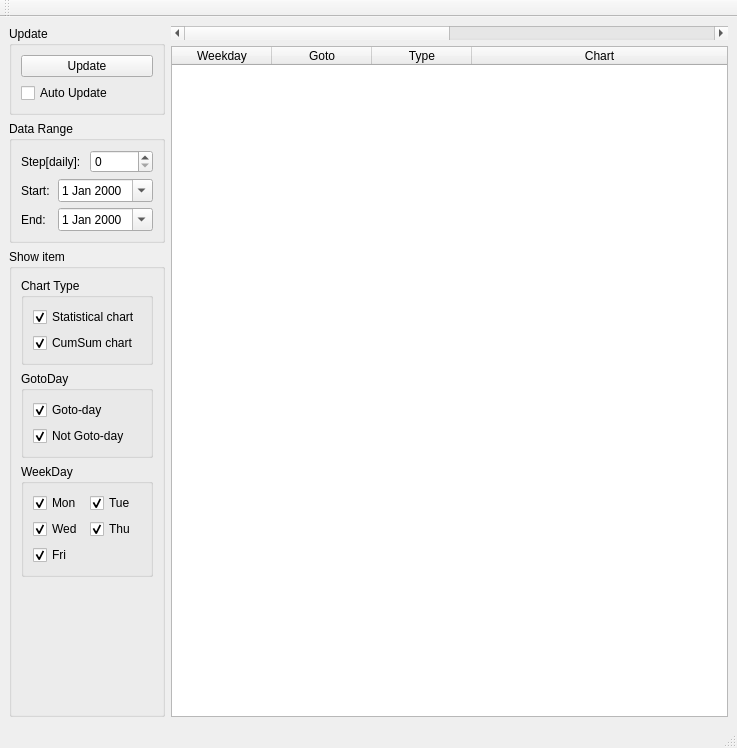
<?xml version="1.0" encoding="UTF-8"?>
<ui version="4.0">
 <class>qmainwindow</class>
 <widget class="QMainWindow" name="qmainwindow">
  <property name="geometry">
   <rect>
    <x>0</x>
    <y>0</y>
    <width>737</width>
    <height>748</height>
   </rect>
  </property>
  <property name="windowTitle">
   <string>qmainwindow</string>
  </property>
  <widget class="QWidget" name="centralwidget">
   <layout class="QHBoxLayout" name="horizontalLayout_5">
    <item>
     <layout class="QVBoxLayout" name="verticalLayout_4">
      <item>
       <widget class="QGroupBox" name="groupBox_2">
        <property name="title">
         <string>Update</string>
        </property>
        <layout class="QVBoxLayout" name="verticalLayout_2">
         <item>
          <widget class="QPushButton" name="pushButton_update">
           <property name="text">
            <string>Update</string>
           </property>
          </widget>
         </item>
         <item>
          <widget class="QCheckBox" name="checkBox_AutoUpdate">
           <property name="text">
            <string>Auto Update</string>
           </property>
          </widget>
         </item>
        </layout>
       </widget>
      </item>
      <item>
       <widget class="QGroupBox" name="groupBox">
        <property name="title">
         <string>Data Range</string>
        </property>
        <layout class="QHBoxLayout" name="horizontalLayout_4">
         <item>
          <layout class="QVBoxLayout" name="verticalLayout">
           <item>
            <layout class="QHBoxLayout" name="horizontalLayout_3">
             <item>
              <widget class="QLabel" name="label_2">
               <property name="text">
                <string>Step[daily]:</string>
               </property>
              </widget>
             </item>
             <item>
              <widget class="QSpinBox" name="spinBox_Step"/>
             </item>
            </layout>
           </item>
           <item>
            <layout class="QHBoxLayout" name="horizontalLayout_2">
             <item>
              <widget class="QLabel" name="label_3">
               <property name="text">
                <string>Start:</string>
               </property>
              </widget>
             </item>
             <item>
              <widget class="QDateEdit" name="dateEdit_lower">
               <property name="calendarPopup">
                <bool>true</bool>
               </property>
              </widget>
             </item>
            </layout>
           </item>
           <item>
            <layout class="QHBoxLayout" name="horizontalLayout">
             <item>
              <widget class="QLabel" name="label_4">
               <property name="text">
                <string>End:</string>
               </property>
              </widget>
             </item>
             <item>
              <widget class="QDateEdit" name="dateEdit_upper">
               <property name="calendarPopup">
                <bool>true</bool>
               </property>
              </widget>
             </item>
            </layout>
           </item>
          </layout>
         </item>
        </layout>
       </widget>
      </item>
      <item>
       <widget class="QGroupBox" name="groupBox_3">
        <property name="title">
         <string>Show item</string>
        </property>
        <layout class="QVBoxLayout" name="verticalLayout_3">
         <item>
          <widget class="QGroupBox" name="groupBox_4">
           <property name="title">
            <string>Chart Type</string>
           </property>
           <layout class="QVBoxLayout" name="verticalLayout_6">
            <item>
             <widget class="QCheckBox" name="checkBox_ChartTyp_stat">
              <property name="text">
               <string>Statistical chart</string>
              </property>
              <property name="checked">
               <bool>true</bool>
              </property>
             </widget>
            </item>
            <item>
             <widget class="QCheckBox" name="checkBox_ChartTyp_cumsum">
              <property name="text">
               <string>CumSum chart</string>
              </property>
              <property name="checked">
               <bool>true</bool>
              </property>
             </widget>
            </item>
           </layout>
          </widget>
         </item>
         <item>
          <widget class="QGroupBox" name="groupBox_6">
           <property name="title">
            <string>GotoDay</string>
           </property>
           <layout class="QGridLayout" name="gridLayout_2">
            <item row="0" column="0">
             <widget class="QCheckBox" name="checkBox_GotoDay_true">
              <property name="text">
               <string>Goto-day</string>
              </property>
              <property name="checked">
               <bool>true</bool>
              </property>
             </widget>
            </item>
            <item row="1" column="0">
             <widget class="QCheckBox" name="checkBox_GotoDay_false">
              <property name="text">
               <string>Not Goto-day</string>
              </property>
              <property name="checked">
               <bool>true</bool>
              </property>
             </widget>
            </item>
           </layout>
          </widget>
         </item>
         <item>
          <widget class="QGroupBox" name="groupBox_5">
           <property name="title">
            <string>WeekDay</string>
           </property>
           <layout class="QGridLayout" name="gridLayout">
            <item row="1" column="1">
             <widget class="QCheckBox" name="checkBox_Weekday_thu">
              <property name="text">
               <string>Thu</string>
              </property>
              <property name="checked">
               <bool>true</bool>
              </property>
             </widget>
            </item>
            <item row="0" column="0">
             <widget class="QCheckBox" name="checkBox_Weekday_mon">
              <property name="text">
               <string>Mon</string>
              </property>
              <property name="checked">
               <bool>true</bool>
              </property>
             </widget>
            </item>
            <item row="1" column="0">
             <widget class="QCheckBox" name="checkBox_Weekday_wed">
              <property name="text">
               <string>Wed</string>
              </property>
              <property name="checked">
               <bool>true</bool>
              </property>
             </widget>
            </item>
            <item row="0" column="1">
             <widget class="QCheckBox" name="checkBox_Weekday_tue">
              <property name="text">
               <string>Tue</string>
              </property>
              <property name="checked">
               <bool>true</bool>
              </property>
             </widget>
            </item>
            <item row="2" column="0">
             <widget class="QCheckBox" name="checkBox_Weekday_fri">
              <property name="text">
               <string>Fri</string>
              </property>
              <property name="checked">
               <bool>true</bool>
              </property>
             </widget>
            </item>
           </layout>
          </widget>
         </item>
         <item>
          <spacer name="verticalSpacer">
           <property name="orientation">
            <enum>Qt::Vertical</enum>
           </property>
           <property name="sizeHint" stdset="0">
            <size>
             <width>20</width>
             <height>40</height>
            </size>
           </property>
          </spacer>
         </item>
        </layout>
       </widget>
      </item>
     </layout>
    </item>
    <item>
     <layout class="QVBoxLayout" name="verticalLayout_5">
      <item>
       <widget class="QScrollBar" name="ScrollBar_DateRange">
        <property name="sizePolicy">
         <sizepolicy hsizetype="Expanding" vsizetype="Fixed">
          <horstretch>0</horstretch>
          <verstretch>0</verstretch>
         </sizepolicy>
        </property>
        <property name="maximum">
         <number>10</number>
        </property>
        <property name="singleStep">
         <number>1</number>
        </property>
        <property name="orientation">
         <enum>Qt::Horizontal</enum>
        </property>
       </widget>
      </item>
      <item>
       <widget class="QTableWidget" name="tableWidget">
        <property name="focusPolicy">
         <enum>Qt::NoFocus</enum>
        </property>
        <property name="editTriggers">
         <set>QAbstractItemView::NoEditTriggers</set>
        </property>
        <property name="selectionMode">
         <enum>QAbstractItemView::NoSelection</enum>
        </property>
        <property name="selectionBehavior">
         <enum>QAbstractItemView::SelectRows</enum>
        </property>
        <property name="verticalScrollMode">
         <enum>QAbstractItemView::ScrollPerPixel</enum>
        </property>
        <property name="rowCount">
         <number>0</number>
        </property>
        <property name="columnCount">
         <number>4</number>
        </property>
        <attribute name="horizontalHeaderVisible">
         <bool>true</bool>
        </attribute>
        <attribute name="horizontalHeaderStretchLastSection">
         <bool>true</bool>
        </attribute>
        <attribute name="verticalHeaderVisible">
         <bool>true</bool>
        </attribute>
        <column>
         <property name="text">
          <string>Weekday</string>
         </property>
        </column>
        <column>
         <property name="text">
          <string>Goto</string>
         </property>
        </column>
        <column>
         <property name="text">
          <string>Type</string>
         </property>
        </column>
        <column>
         <property name="text">
          <string>Chart</string>
         </property>
        </column>
       </widget>
      </item>
     </layout>
    </item>
   </layout>
  </widget>
  <widget class="QMenuBar" name="menubar">
   <property name="geometry">
    <rect>
     <x>0</x>
     <y>0</y>
     <width>737</width>
     <height>28</height>
    </rect>
   </property>
  </widget>
  <widget class="QStatusBar" name="statusbar"/>
  <widget class="QToolBar" name="toolBar">
   <property name="windowTitle">
    <string>toolBar</string>
   </property>
   <attribute name="toolBarArea">
    <enum>TopToolBarArea</enum>
   </attribute>
   <attribute name="toolBarBreak">
    <bool>false</bool>
   </attribute>
  </widget>
 </widget>
 <resources/>
 <connections/>
</ui>
